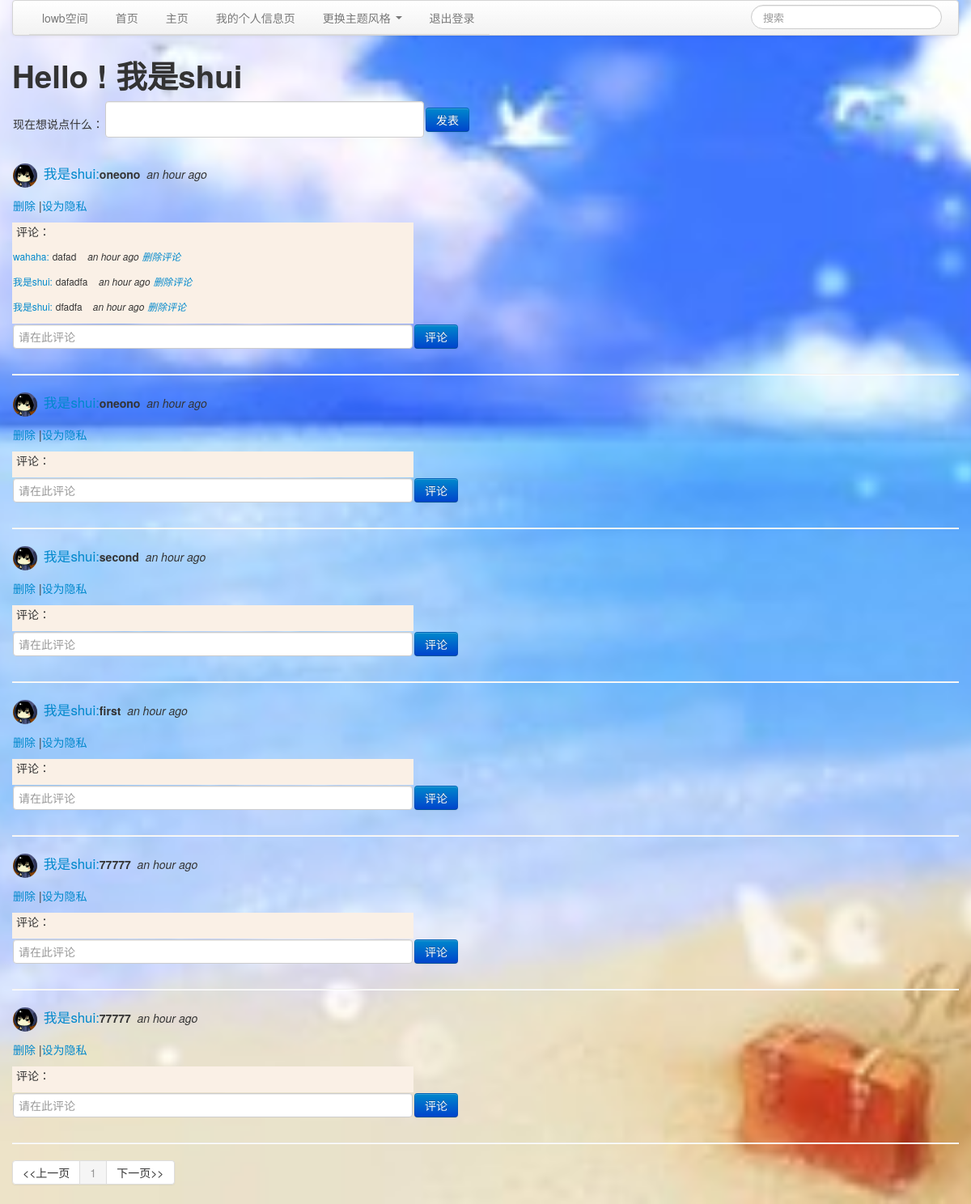
The app's page /index (signed in) with its own data.
### app/models.py (models this page shows, shortened)
class User(db.Model):
	id = db.Column(db.Integer,primary_key=True)
	nickname = db.Column(db.String(64),index= True,unique=True)
	email = db.Column(db.String(120),index= True,unique=True)#对字段修改migrate好像无效
	posts = db.relationship('Post',backref='author',lazy='dynamic')
	about_me = db.Column(db.String(140))
	last_seen = db.Column(db.DateTime)
	fav = db.Column(db.String(64))
	img = db.Column(db.String(64))
	followed =db.relationship('User',
							secondary = followers,
							primaryjoin = (followers.c.follower_id == id),
							secondaryjoin = (followers.c.followed_id == id),
							backref =db.backref('followers',lazy ='dynamic'),
							lazy='dynamic')
	def followed_posts(self):
		return Post.query.join(followers, (followers.c.followed_id == Post.user_id)).filter(followers.c.follower_id == self.id).order_by(Post.timestamp.desc())
	def avatar(self):
		return self.img
	def is_authenticated(self):
		return True

class Post(db.Model):
	__searchable__ = ['body']
	id = db.Column(db.Integer,primary_key =True)
	body = db.Column(db.String(140))
	timestamp =db.Column(db.DateTime)
	user_id = db.Column(db.Integer,db.ForeignKey('user.id'))
	mark = db.Column(db.Integer)#设为隐私标记，仅自己可见
	review = db.relationship('Comment', backref='post', lazy='dynamic')
	def post_comments(self):
		return self.review.order_by(Comment.timestamp.desc())

class Comment(db.Model):
	id = db.Column(db.Integer, primary_key=True)
	observer = db.Column(db.String(64),index= True)
	comment_id = db.Column(db.Integer, db.ForeignKey('post.id'))
	content = db.Column(db.String(140))  # 评论功能
	timestamp = db.Column(db.DateTime)

### app/views.py (the view)
@app.route('/',methods=['GET','POST'])
@app.route('/index',methods=['GET','POST'])
@app.route('/index/<int:page>/<background>', methods = ['GET', 'POST'])
@login_required
def index(page=1):
	form = PostForm()
	if form.validate_on_submit():
		post = Post(body=form.post.data,timestamp=datetime.utcnow(),author=g.user,mark=0)
		db.session.add(post)
		db.session.commit()
		flash("发表成功~~")
		return redirect(url_for('index'))#避免了用户在提交 blog 后不小心触发刷新的动作而导致插入重复的 blog。
	posts = g.user.followed_posts().paginate(page, POSTS_PER_PAGE, False)
	return render_template("index.html",form= form,title='我的主页',background= g.user.fav,posts=posts)

### app/forms.py
class SearchForm(Form):
	search = StringField('search', validators=[DataRequired()])

class CommentForm(Form):
	comment = StringField('comment', validators=[DataRequired()])

### app/momentjs.py (called while the page is built)
	def render(self,format):
		return Markup("<script>\ndocument.write(moment(\"%s\").%s);\n</script>" % (self.timestamp.strftime("%Y-%m-%dT%H:%M:%S Z"), format))

	def fromNow(self):
		return self.render("fromNow()")

### app/views.py (called while the page is built)
@app.before_request
def before_request():
	g.user = current_user
	if g.user.is_authenticated():
		g.user.last_seen = datetime.utcnow()
		db.session.add(g.user)
		db.session.commit()
		g.search_form = SearchForm()
		g.form2 = CommentForm()

@lm.user_loader
def load_user(id):
	return User.query.get(int(id))

### app/templates/index.html (shortened to what this page needs)
{%extends"base.html"%}
{%block content%}
<h1>Hello ! {{g.user.nickname}} </h1>
<form action="" method="post" name="post">
	<table>
		<tr>
			<td width="280">现在想说点什么：</td>
			<td width="120">{{form.post(style="width:380px;height:35px")}}</td>
			<td width="150"><div class="control-group"><div class="controls"><input class="btn btn-primary" type="submit" value="发表"></div></div></td>
			<td>
		</tr>
	</table>
</form>
{% for post in posts.items %}
	{%if post.author.id==g.user.id%}
	{%include 'post.html'%}
	{%elif post.mark==0%}
	{%include 'post.html'%}
	{%endif%}
	<hr>
{% endfor %}
<div class="pagination">
  <ul>
    <li>{% if posts.has_prev %}<a href="{{ url_for('index',page = posts.prev_num) }}"><<上一页</a>{% else %}<span><<上一页</span>{% endif %}</li>
    {%for p in posts.iter_pages(left_edge=2,left_current=2,right_current=5,right_edge=2)%}
		{% if p %}
			{% if p == posts.page %}
			<li class="active"><a href="{{ url_for('index',page = p) }}">{{p}}</a></li>
			{% else %}
			<li><a href="{{ url_for('index',page = p) }}">{{p}}</a></li>
			{%endif%}
		{%endif%}
	{%endfor%}
    <li>{% if posts.has_next %}<a href="{{ url_for('index',page = posts.next_num) }}">下一页>></a>{% else %}<span>下一页>></span>{% endif %}</li>
  </ul>
</div>
{%endblock%}

### app/templates/post.html
<table>
    <tr valign="top">
        <td><p><a href="{{url_for('user', nickname = post.author.nickname)}}"><img src="{{post.author.avatar()}}"width="30" class="img-circle">
			&nbsp;<big><a href="{{url_for('user', nickname = post.author.nickname)}}">{{post.author.nickname}}:</a></big><strong>{{post.body}}</strong><i>&nbsp;&nbsp;{{momentjs(post.timestamp).fromNow()}}</i></big></p>
		</td>
	</tr>
	<tr valign="middle">
		<td>
			<p>
			{% if post.author.id == g.user.id %}
			  <a href="{{ url_for('delete', id = post.id) }}">删除</a>
			  {%if post.mark==0%}
			  |<a href="{{ url_for('mark', id = post.id) }}">设为隐私</a>
			  {%else%}
			  |<span>已设为隐私</span>
			  |<a href="{{ url_for('mark', id = post.id) }}">点击公开</a>
			  {%endif%}
			{% endif %}
			</p>
		</td>
    </tr>
	<tr valign="top">
	  <td style="background-color:#FAF0E6;" width="480">
	  {%if post.post_comments()%}
	    <p><span>&nbsp;评论：</span></p>
		{%for comment in post.post_comments()%}
		<p><span>{%include 'comment.html'%}</span></p>
		{%endfor%}
	  {%else%}
	  <p>暂无评论</p>
	  {%endif%}
	  </td>
	</tr>
	<tr valign="middle">
		<form action="{{url_for('comment',id=post.id)}}" method="post" name="comment">
			<td width="120">
				{{g.form2.hidden_tag()}}{{g.form2.comment(style="width:480px;",placeholder="请在此评论")}}
			</td>
			<td width="120">
				<div class="control-group" >
				  <div class="controls">
				    <input class="btn btn-primary" type="submit" value="评论">
				  </div>
				</div>
			</td>
		</form>
	</tr>
</table>

### app/templates/comment.html
<p>
	<a href="{{url_for('user', nickname = comment.observer)}}"><small>{{comment.observer}}:</small></a>
	<span><small>{{comment.content}}</small></span>
	<span><small><i>&nbsp;&nbsp;&nbsp;{{momentjs(comment.timestamp).fromNow()}}</i></small></span>
	<span>{%if comment.post.user_id ==g.user.id%}<small><i><a href="{{url_for('delete_c', id = comment.id)}}">删除评论</i></small>{%endif%}</span>
</p>

### records on screen
User: user.nickname "我是shui"
Post: author.avatar (picture), author.nickname "我是shui", body "oneono"
Comment: observer "wahaha", content "dafad"
Comment: observer "我是shui", content "dafadfa"
Comment: observer "我是shui", content "dfadfa"
Post: author.avatar (picture), author.nickname "我是shui", body "oneono"
Post: author.avatar (picture), author.nickname "我是shui", body "second"
Post: author.avatar (picture), author.nickname "我是shui", body "first"
Post: author.avatar (picture), author.nickname "我是shui", body "77777"
Post: author.avatar (picture), author.nickname "我是shui", body "77777"

### other values on screen
{{ p }} "1"
